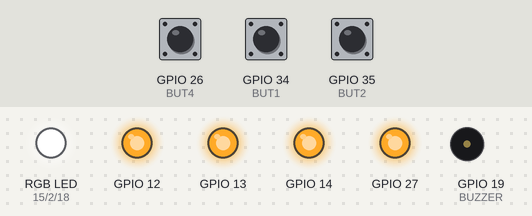
This sketch was run on a simulated ESP32. On the bench: an RGB LED mixed from three pins (HIGH = lit), output pins drawn as LEDs (lit = HIGH), buzzer (waves = sounding, pin HIGH). The inputs (shaded band) are chosen by the test bench; at power-on: GPIO 26 (BUT4) LOW, GPIO 34 (BUT1) LOW, GPIO 35 (BUT2) LOW.

Above: at 1.2 s.
1.3 s: GPIO 26 (BUT4) pulled HIGH for 0.15 s
At 2.4 s:
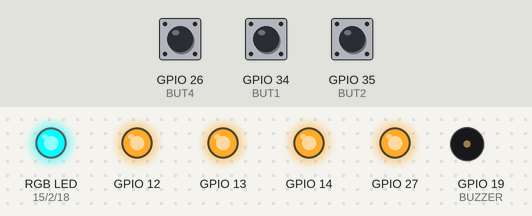
2.9 s: GPIO 34 (BUT1) pulled HIGH for 0.15 s
At 4.1 s:
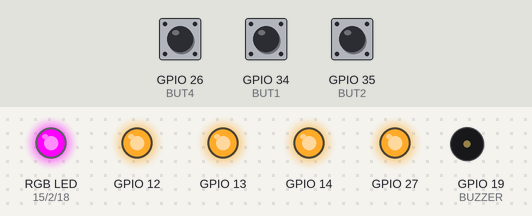
4.5 s: GPIO 26 (BUT4) pulled HIGH for 1 s
At 5.1 s:
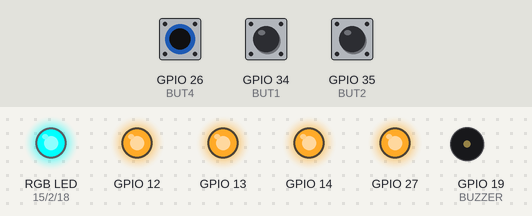
7.0 s: GPIO 34 (BUT1) pulled HIGH for 1 s
At 8.2 s:
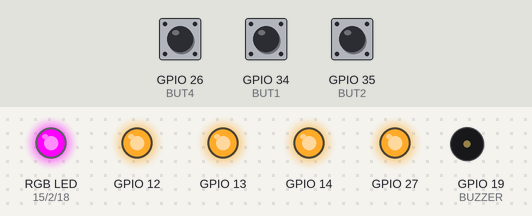
Timing chart, 0 to 10.0 s (numbered marks = the images above; inputs shaded):
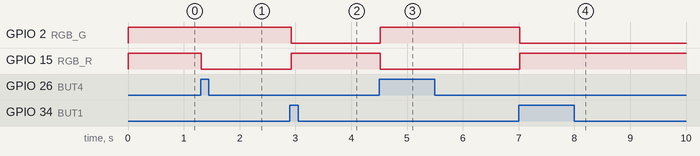

Measured:
- after the input at 1.3 s, GPIO 15 (RGB_R): HIGH → LOW at once
- after the input at 2.9 s, GPIO 2 (RGB_G): HIGH → LOW at once; GPIO 15 (RGB_R): LOW → HIGH at once
- after the input at 4.5 s, GPIO 2 (RGB_G): LOW → HIGH at once; GPIO 15 (RGB_R): HIGH → LOW at once
- after the input at 7.0 s, GPIO 2 (RGB_G): HIGH → LOW at once; GPIO 15 (RGB_R): LOW → HIGH at once

The sketch:

Ardu8_49_ST3215_Conveyor.ino
```cpp
/*
  Робототехнический контроллер «Кибернетический»: режим колеса — конвейер

  Привод работает как мотор: непрерывно вращается со скоростью 1500 шагов/с.
  BUT1 — пуск, BUT2 — обратное направление, BUT4 — стоп.
  Режим сохраняется в приводе, поэтому перед работой в режиме позиции его нужно вернуть
  (в других примерах это делает servo.setMode(STS_MODE_POSITION)).

  Плата в Arduino IDE: ESP32 Wrover Module. Кабель USB-C — в НИЖНИЙ разъём (ESP32).
  Нужна библиотека FeetechSTS. DIP3 = ON, DIP4 = OFF, привод в разъём XP2 или XP3.
  Нужно питание XT60/DC, напряжение должно подходить приводу.
*/
#include <FeetechSTS.h>

// ---------- Светодиоды, кнопки и пищалка ESP32 ----------
// Светодиоды горят от LOW. Слева направо на плате: LED4, LED3, LED2, LED1.
const int LED1 = 27, LED2 = 14, LED3 = 12, LED4 = 13;
const int RGB_R = 15, RGB_G = 2, RGB_B = 18;
// Кнопки дают HIGH при нажатии. Слева направо на плате: BUT4, BUT3, BUT2, BUT1.
const int BUT1 = 34, BUT2 = 35, BUT3 = 25, BUT4 = 26;
const int BUZZER = 19;

void setRGB(bool r, bool g, bool b) {
  digitalWrite(RGB_R, r ? LOW : HIGH);
  digitalWrite(RGB_G, g ? LOW : HIGH);
  digitalWrite(RGB_B, b ? LOW : HIGH);
}

void boardBegin() {
  int leds[] = {LED1, LED2, LED3, LED4, RGB_R, RGB_G, RGB_B};
  for (int p : leds) { pinMode(p, OUTPUT); digitalWrite(p, HIGH); }  // всё погасить
  int buttons[] = {BUT1, BUT2, BUT3, BUT4};
  for (int p : buttons) pinMode(p, INPUT);
  pinMode(BUZZER, OUTPUT);
}

FeetechBus bus;
FeetechServo servo(bus, 1);
int speed = 1500;                 // шагов в секунду, знак — направление

void setup() {
  boardBegin();
  bus.begin(Serial2, 1000000, 33, 32);
  servo.setMode(STS_MODE_WHEEL);  // режим колеса
  servo.torque(true);
  servo.setSpeed(0);
}

void loop() {
  if (digitalRead(BUT1) == HIGH) { servo.setSpeed(speed, 50); setRGB(false, true, false); }
  if (digitalRead(BUT2) == HIGH) { speed = -speed; servo.setSpeed(speed, 50); delay(300); }
  if (digitalRead(BUT4) == HIGH) { servo.setSpeed(0, 50); setRGB(true, false, false); }
  delay(20);
}
```
